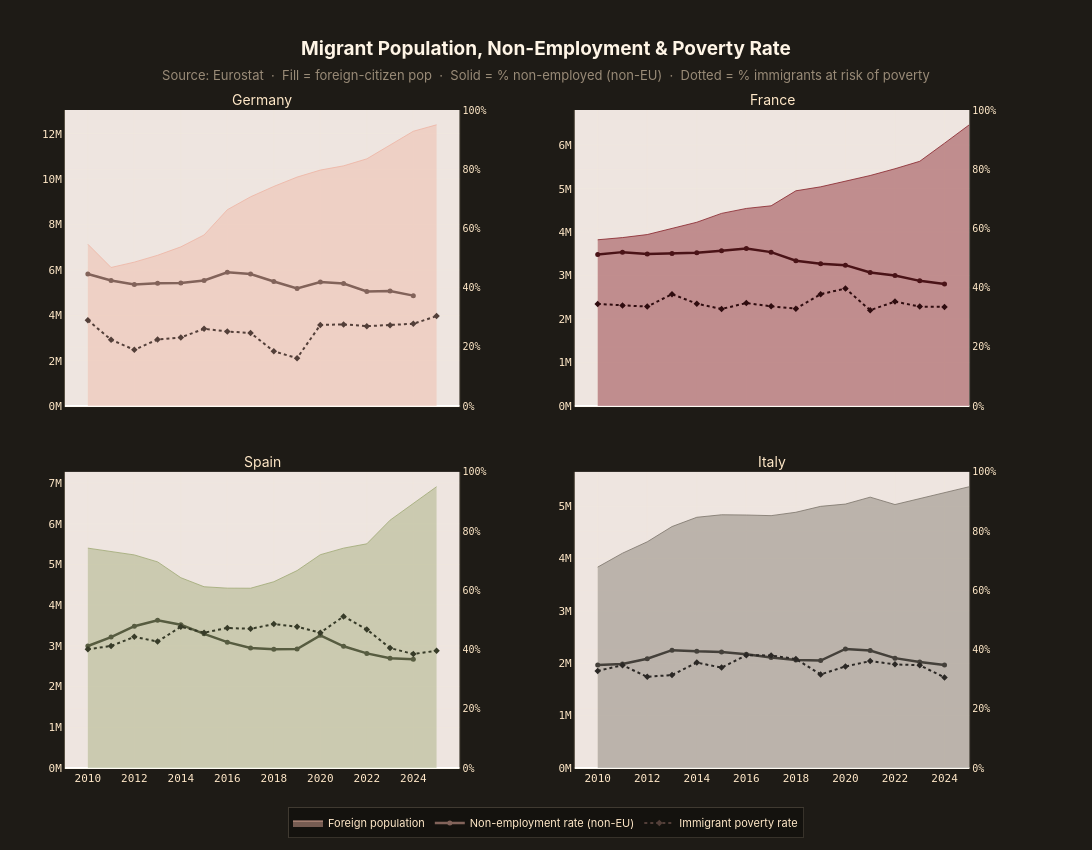

The cell this chart's notebook holds for it:
### Code cell
# ══════════════════════════════════════════════════════════════════════
# 2×2 Country Deep-Dive: Migrant Population + Non-Employment + Welfare
#   Filled area = Foreign-citizen population (millions)
#   Solid line  = Non-employment rate of non-EU citizens (100% − emp rate)
#   Dotted line = At-risk-of-poverty rate of foreign citizens (%)
#                 = % of immigrant pop at risk of poverty / receiving welfare
# ══════════════════════════════════════════════════════════════════════
from plotly.subplots import make_subplots
import plotly.graph_objects as go

FOCUS = {
    "DE": {"name": "Germany",  "color": "#EEB5A4"},  # Rose Quartz
    "FR": {"name": "France",   "color": "#88232B"},  # Crimson
    "ES": {"name": "Spain",    "color": "#9FA975"},  # Lint
    "IT": {"name": "Italy",    "color": "#7C756B"},  # Cool Gray
}
focus_codes = list(FOCUS.keys())


# ── Colour helpers ────────────────────────────────────────────────────
def hex_to_rgb(h):
    h = h.lstrip("#")
    return tuple(int(h[i:i+2], 16) for i in (0, 2, 4))

def rgba(h, alpha=1.0):
    r, g, b = hex_to_rgb(h)
    return f"rgba({r},{g},{b},{alpha})"

def shade(h, factor, alpha=1.0):
    r, g, b = hex_to_rgb(h)
    r = min(255, int(r * factor))
    g = min(255, int(g * factor))
    b = min(255, int(b * factor))
    if alpha < 1.0:
        return f"rgba({r},{g},{b},{alpha})"
    return f"rgb({r},{g},{b})"


# ══════════════════════════════════════════════════════════════════════
# Generic decoder
# ══════════════════════════════════════════════════════════════════════
def eurostat_flat(data, extra_dim=None):
    dims  = data["id"]
    sizes = data["size"]
    geo_labels = data["dimension"]["geo"]["category"]["label"]
    geo_index  = data["dimension"]["geo"]["category"]["index"]
    time_index = data["dimension"]["time"]["category"]["index"]

    extra_index, extra_labels = {}, {}
    if extra_dim:
        extra_index = data["dimension"][extra_dim]["category"]["index"]
        extra_labels = data["dimension"][extra_dim]["category"]["label"]

    def flat_idx(vec):
        idx = 0
        for i, di in enumerate(vec):
            s = 1
            for j in range(i + 1, len(sizes)):
                s *= sizes[j]
            idx += di * s
        return idx

    base = [0] * len(dims)
    rows = []
    ex_items = extra_index.items() if extra_dim else [("_", 0)]
    for ex_code, ei in ex_items:
        for geo_code, gi in geo_index.items():
            for year, ti in time_index.items():
                vec = base.copy()
                vec[dims.index("geo")]  = gi
                vec[dims.index("time")] = ti
                if extra_dim:
                    vec[dims.index(extra_dim)] = ei
                val = data["value"].get(str(flat_idx(vec)))
                if val is not None:
                    row = {"country": geo_labels[geo_code],
                           "iso2": geo_code, "year": int(year), "value": val}
                    if extra_dim:
                        row["dim_code"]  = ex_code
                        row["dim_label"] = extra_labels.get(ex_code, ex_code)
                    rows.append(row)
    return pd.DataFrame(rows)


# ══════════════════════════════════════════════════════════════════════
# 1. Foreign population stock (TOTAL − NAT)
# ══════════════════════════════════════════════════════════════════════
print("Fetching population by citizenship …")
pop_resp = requests.get(
    f"{EUROSTAT_BASE}/migr_pop1ctz",
    params={
        "format": "JSON", "lang": "en",
        "sinceTimePeriod": "2010",
        "age": "TOTAL", "sex": "T",
        "citizen": ["TOTAL", "NAT"],
        "geo": focus_codes,
    },
    timeout=30,
)
pop_resp.raise_for_status()
df_pop_raw = eurostat_flat(pop_resp.json(), extra_dim="citizen")

df_tot = (df_pop_raw[df_pop_raw.dim_code == "TOTAL"]
          [["iso2", "country", "year", "value"]]
          .rename(columns={"value": "pop_total"}))
df_nat = (df_pop_raw[df_pop_raw.dim_code == "NAT"]
          [["iso2", "year", "value"]]
          .rename(columns={"value": "pop_nat"}))
df_pop3 = df_tot.merge(df_nat, on=["iso2", "year"], how="inner")
df_pop3["pop_foreign_m"] = (df_pop3["pop_total"] - df_pop3["pop_nat"]) / 1_000_000
print(f"  ✓ {len(df_pop3)} rows  ({df_pop3.year.min()}–{df_pop3.year.max()})")


# ══════════════════════════════════════════════════════════════════════
# 2. Non-employment rate = 100% − employment rate (non-EU citizens, 20-64)
# ══════════════════════════════════════════════════════════════════════
print("Fetching non-EU employment rates …")
emp_resp = requests.get(
    f"{EUROSTAT_BASE}/lfsa_ergan",
    params={
        "format": "JSON", "lang": "en",
        "sinceTimePeriod": "2010",
        "sex": "T", "age": "Y20-64",
        "citizen": "NEU27_2020_FOR",
        "geo": focus_codes,
    },
    timeout=30,
)
emp_resp.raise_for_status()
df_emp = eurostat_flat(emp_resp.json())
df_emp = df_emp.rename(columns={"value": "emp_pct"})
df_emp["nonemp_pct"] = 100.0 - df_emp["emp_pct"]
print(f"  ✓ {len(df_emp)} rows  ({df_emp.year.min()}–{df_emp.year.max()})")


# ══════════════════════════════════════════════════════════════════════
# 3. At-risk-of-poverty rate for foreign citizens (% of immigrant pop)
#    Dataset: ilc_li31 — by citizenship, population aged 18+
# ══════════════════════════════════════════════════════════════════════
print("Fetching at-risk-of-poverty rate for foreign citizens …")
pov_resp = requests.get(
    f"{EUROSTAT_BASE}/ilc_li31",
    params={
        "format": "JSON", "lang": "en",
        "sinceTimePeriod": "2010",
        "sex": "T", "age": "Y_GE18",
        "citizen": "FOR",
        "geo": focus_codes,
    },
    timeout=30,
)
pov_resp.raise_for_status()
df_pov = eurostat_flat(pov_resp.json())
df_pov = df_pov.rename(columns={"value": "poverty_pct"})
print(f"  ✓ {len(df_pov)} rows  ({df_pov.year.min()}–{df_pov.year.max()})")


# ══════════════════════════════════════════════════════════════════════
# Build 2×2 subplots
# ══════════════════════════════════════════════════════════════════════
fig3 = make_subplots(
    rows=2, cols=2,
    shared_xaxes=True,
    vertical_spacing=0.10,
    horizontal_spacing=0.12,
    subplot_titles=[FOCUS[c]["name"] for c in focus_codes],
    specs=[[{"secondary_y": True}, {"secondary_y": True}],
           [{"secondary_y": True}, {"secondary_y": True}]],
)

for idx, iso2 in enumerate(focus_codes):
    row = idx // 2 + 1
    col = idx % 2 + 1
    base_hex = FOCUS[iso2]["color"]

    pop_s = df_pop3[df_pop3.iso2 == iso2].sort_values("year")
    emp_s = df_emp[df_emp.iso2 == iso2].sort_values("year")
    pov_s = df_pov[df_pov.iso2 == iso2].sort_values("year")

    # ── Filled area: foreign population ──────────────────────────────
    fig3.add_trace(
        go.Scatter(
            x=pop_s["year"], y=pop_s["pop_foreign_m"],
            mode="lines",
            name="Foreign population",
            line=dict(width=1, color=rgba(base_hex, 0.8)),
            fillcolor=rgba(base_hex, 0.45),
            fill="tozeroy",
            showlegend=(idx == 0),
            legendgroup="foreign",
            hovertemplate="Foreign pop: %{y:.2f}M<extra></extra>",
        ),
        row=row, col=col, secondary_y=False,
    )

    # ── Solid line: non-employment rate (darker shade) ───────────────
    if not emp_s.empty:
        fig3.add_trace(
            go.Scatter(
                x=emp_s["year"], y=emp_s["nonemp_pct"],
                mode="lines+markers",
                name="Non-employment rate (non-EU)",
                line=dict(color=shade(base_hex, 0.55), width=2.5),
                marker=dict(size=5, color=shade(base_hex, 0.55)),
                showlegend=(idx == 0),
                legendgroup="nonemp",
                hovertemplate="Non-employed: %{y:.1f}%<extra></extra>",
            ),
            row=row, col=col, secondary_y=True,
        )

    # ── Dotted line: poverty rate among immigrants (darkest shade) ────
    if not pov_s.empty:
        fig3.add_trace(
            go.Scatter(
                x=pov_s["year"], y=pov_s["poverty_pct"],
                mode="lines+markers",
                name="Immigrant poverty rate",
                line=dict(color=shade(base_hex, 0.35), width=2, dash="dot"),
                marker=dict(size=5, color=shade(base_hex, 0.35), symbol="diamond"),
                showlegend=(idx == 0),
                legendgroup="poverty",
                hovertemplate="Poverty rate: %{y:.1f}%<extra></extra>",
            ),
            row=row, col=col, secondary_y=True,
        )


# ── Layout ────────────────────────────────────────────────────────────
fig3.update_layout(
    height=850,
    width=1150,
    paper_bgcolor=PAPER_COLOR,
    plot_bgcolor=BG_COLOR,
    font=dict(color=TEXT_COLOR),
    title=dict(
        text="<b>Migrant Population, Non-Employment & Poverty Rate</b>"
             '<br><span style="font-size:13px; color:rgba(255,232,200,0.55)">'
             "Source: Eurostat  ·  Fill = foreign-citizen pop"
             "  ·  Solid = % non-employed (non-EU)"
             "  ·  Dotted = % immigrants at risk of poverty</span>",
        font=dict(color=TITLE_COLOR, size=19,
                  family="Inter, Segoe UI, sans-serif"),
        x=0.5, xanchor="center",
    ),
    legend=dict(
        bgcolor="rgba(0,0,0,0.35)",
        bordercolor="rgba(255,235,200,0.15)",
        borderwidth=1,
        font=dict(color=TEXT_COLOR, size=11,
                  family="Inter, sans-serif"),
        orientation="h",
        x=0.5, y=-0.06, xanchor="center",
    ),
    hovermode="x unified",
    margin=dict(l=65, r=65, t=110, b=70),
)

# Style x-axes
for i in range(1, 5):
    xa = f"xaxis{i}" if i > 1 else "xaxis"
    fig3.update_layout(**{xa: dict(
        gridcolor=GRID_COLOR, linecolor=LINE_COLOR,
        tickfont=dict(color=TEXT_COLOR, family="JetBrains Mono, monospace", size=11),
        dtick=2,
    )})

# Primary y (millions)
fig3.update_yaxes(
    gridcolor=GRID_COLOR, linecolor=LINE_COLOR,
    tickfont=dict(color=TEXT_COLOR, family="JetBrains Mono, monospace", size=11),
    ticksuffix="M",
    secondary_y=False,
)

# Secondary y (percentage, fixed 0–100%)
fig3.update_yaxes(
    gridcolor="rgba(255,232,200,0.06)",
    linecolor="rgba(255,232,200,0.15)",
    tickfont=dict(color=TEXT_COLOR, family="JetBrains Mono, monospace", size=10),
    ticksuffix="%",
    range=[0, 100],
    secondary_y=True,
)

# Style subplot titles
for ann in fig3.layout.annotations:
    ann.font = dict(color=TEXT_COLOR, size=14, family="Inter, sans-serif")

# ── Export ────────────────────────────────────────────────────────────
fig3.write_html("output/europe_migration_employment_welfare.html")
fig3.write_image("output/europe_migration_employment_welfare.png", scale=2)
print("Saved → output/europe_migration_employment_welfare.html  &  .png")

fig3.show()

### Figure 1 — Plotly figure (JSON) as saved in the notebook; plotly's stock layout.template omitted (floating-point values rounded to 4 significant figures)
{"data": [{"fill": "tozeroy", "fillcolor": "rgba(238,181,164,0.45)", "hovertemplate": "Foreign pop: %{y:.2f}M<extra></extra>", "legendgroup": "foreign", "line": {"color": "rgba(238,181,164,0.8)", "width": 1}, "mode": "lines", "name": "Foreign population", "showlegend": true, "type": "scatter", "x": [2010, 2011, 2012, 2013, 2014, 2015, 2016, 2017, 2018, 2019, 2020, 2021, 2022, 2023, 2024, 2025], "xaxis": "x", "y": [7.131, 6.107, 6.342, 6.644, 7.015, 7.54, 8.652, 9.22, 9.679, 10.09, 10.4, 10.59, 10.89, 11.5, 12.11, 12.39], "yaxis": "y"}, {"hovertemplate": "Non-employed: %{y:.1f}%<extra></extra>", "legendgroup": "nonemp", "line": {"color": "rgb(130,99,90)", "width": 2.5}, "marker": {"color": "rgb(130,99,90)", "size": 5}, "mode": "lines+markers", "name": "Non-employment rate (non-EU)", "showlegend": true, "type": "scatter", "x": [2010, 2011, 2012, 2013, 2014, 2015, 2016, 2017, 2018, 2019, 2020, 2021, 2022, 2023, 2024], "xaxis": "x", "y": [44.6, 42.4, 41.1, 41.5, 41.6, 42.4, 45.2, 44.6, 42.1, 39.7, 41.9, 41.4, 38.7, 38.9, 37.3], "yaxis": "y2"}, {"hovertemplate": "Poverty rate: %{y:.1f}%<extra></extra>", "legendgroup": "poverty", "line": {"color": "rgb(83,63,57)", "dash": "dot", "width": 2}, "marker": {"color": "rgb(83,63,57)", "size": 5, "symbol": "diamond"}, "mode": "lines+markers", "name": "Immigrant poverty rate", "showlegend": true, "type": "scatter", "x": [2010, 2011, 2012, 2013, 2014, 2015, 2016, 2017, 2018, 2019, 2020, 2021, 2022, 2023, 2024, 2025], "xaxis": "x", "y": [29.0, 22.4, 19.0, 22.5, 23.2, 26.1, 25.2, 24.7, 18.5, 16.2, 27.4, 27.6, 27.0, 27.3, 27.8, 30.4], "yaxis": "y2"}, {"fill": "tozeroy", "fillcolor": "rgba(136,35,43,0.45)", "hovertemplate": "Foreign pop: %{y:.2f}M<extra></extra>", "legendgroup": "foreign", "line": {"color": "rgba(136,35,43,0.8)", "width": 1}, "mode": "lines", "name": "Foreign population", "showlegend": false, "type": "scatter", "x": [2010, 2011, 2012, 2013, 2014, 2015, 2016, 2017, 2018, 2019, 2020, 2021, 2022, 2023, 2024, 2025], "xaxis": "x2", "y": [3.825, 3.875, 3.945, 4.092, 4.227, 4.431, 4.545, 4.606, 4.951, 5.042, 5.174, 5.303, 5.458, 5.629, 6.045, 6.468], "yaxis": "y3"}, {"hovertemplate": "Non-employed: %{y:.1f}%<extra></extra>", "legendgroup": "nonemp", "line": {"color": "rgb(74,19,23)", "width": 2.5}, "marker": {"color": "rgb(74,19,23)", "size": 5}, "mode": "lines+markers", "name": "Non-employment rate (non-EU)", "showlegend": false, "type": "scatter", "x": [2010, 2011, 2012, 2013, 2014, 2015, 2016, 2017, 2018, 2019, 2020, 2021, 2022, 2023, 2024], "xaxis": "x2", "y": [51.2, 52.0, 51.4, 51.5, 51.8, 52.5, 53.2, 52.0, 49.1, 48.1, 47.6, 45.1, 44.1, 42.3, 41.2], "yaxis": "y4"}, {"hovertemplate": "Poverty rate: %{y:.1f}%<extra></extra>", "legendgroup": "poverty", "line": {"color": "rgb(47,12,15)", "dash": "dot", "width": 2}, "marker": {"color": "rgb(47,12,15)", "size": 5, "symbol": "diamond"}, "mode": "lines+markers", "name": "Immigrant poverty rate", "showlegend": false, "type": "scatter", "x": [2010, 2011, 2012, 2013, 2014, 2015, 2016, 2017, 2018, 2019, 2020, 2021, 2022, 2023, 2024], "xaxis": "x2", "y": [34.5, 34.0, 33.6, 37.8, 34.6, 32.8, 34.8, 33.7, 32.9, 37.8, 39.7, 32.4, 35.3, 33.6, 33.5], "yaxis": "y4"}, {"fill": "tozeroy", "fillcolor": "rgba(159,169,117,0.45)", "hovertemplate": "Foreign pop: %{y:.2f}M<extra></extra>", "legendgroup": "foreign", "line": {"color": "rgba(159,169,117,0.8)", "width": 1}, "mode": "lines", "name": "Foreign population", "showlegend": false, "type": "scatter", "x": [2010, 2011, 2012, 2013, 2014, 2015, 2016, 2017, 2018, 2019, 2020, 2021, 2022, 2023, 2024, 2025], "xaxis": "x3", "y": [5.403, 5.312, 5.236, 5.065, 4.676, 4.454, 4.419, 4.418, 4.577, 4.851, 5.241, 5.403, 5.509, 6.09, 6.502, 6.912], "yaxis": "y5"}, {"hovertemplate": "Non-employed: %{y:.1f}%<extra></extra>", "legendgroup": "nonemp", "line": {"color": "rgb(87,92,64)", "width": 2.5}, "marker": {"color": "rgb(87,92,64)", "size": 5}, "mode": "lines+markers", "name": "Non-employment rate (non-EU)", "showlegend": false, "type": "scatter", "x": [2010, 2011, 2012, 2013, 2014, 2015, 2016, 2017, 2018, 2019, 2020, 2021, 2022, 2023, 2024], "xaxis": "x3", "y": [41.2, 44.2, 47.9, 49.9, 48.4, 45.3, 42.5, 40.5, 40.1, 40.2, 44.8, 41.1, 38.7, 37.1, 36.7], "yaxis": "y6"}, {"hovertemplate": "Poverty rate: %{y:.1f}%<extra></extra>", "legendgroup": "poverty", "line": {"color": "rgb(55,59,40)", "dash": "dot", "width": 2}, "marker": {"color": "rgb(55,59,40)", "size": 5, "symbol": "diamond"}, "mode": "lines+markers", "name": "Immigrant poverty rate", "showlegend": false, "type": "scatter", "x": [2010, 2011, 2012, 2013, 2014, 2015, 2016, 2017, 2018, 2019, 2020, 2021, 2022, 2023, 2024, 2025], "xaxis": "x3", "y": [40.1, 41.2, 44.3, 42.7, 47.7, 45.7, 47.3, 47.0, 48.6, 47.7, 45.7, 51.2, 46.8, 40.5, 38.5, 39.6], "yaxis": "y6"}, {"fill": "tozeroy", "fillcolor": "rgba(124,117,107,0.45)", "hovertemplate": "Foreign pop: %{y:.2f}M<extra></extra>", "legendgroup": "foreign", "line": {"color": "rgba(124,117,107,0.8)", "width": 1}, "mode": "lines", "name": "Foreign population", "showlegend": false, "type": "scatter", "x": [2010, 2011, 2012, 2013, 2014, 2015, 2016, 2017, 2018, 2019, 2020, 2021, 2022, 2023, 2024, 2025], "xaxis": "x4", "y": [3.836, 4.101, 4.319, 4.61, 4.787, 4.835, 4.831, 4.819, 4.883, 4.996, 5.04, 5.172, 5.031, 5.141, 5.254, 5.371], "yaxis": "y7"}, {"hovertemplate": "Non-employed: %{y:.1f}%<extra></extra>", "legendgroup": "nonemp", "line": {"color": "rgb(68,64,58)", "width": 2.5}, "marker": {"color": "rgb(68,64,58)", "size": 5}, "mode": "lines+markers", "name": "Non-employment rate (non-EU)", "showlegend": false, "type": "scatter", "x": [2010, 2011, 2012, 2013, 2014, 2015, 2016, 2017, 2018, 2019, 2020, 2021, 2022, 2023, 2024], "xaxis": "x4", "y": [34.8, 35.1, 36.9, 39.8, 39.4, 39.2, 38.4, 37.3, 36.5, 36.3, 40.2, 39.7, 37.1, 35.8, 34.8], "yaxis": "y8"}, {"hovertemplate": "Poverty rate: %{y:.1f}%<extra></extra>", "legendgroup": "poverty", "line": {"color": "rgb(43,40,37)", "dash": "dot", "width": 2}, "marker": {"color": "rgb(43,40,37)", "size": 5, "symbol": "diamond"}, "mode": "lines+markers", "name": "Immigrant poverty rate", "showlegend": false, "type": "scatter", "x": [2010, 2011, 2012, 2013, 2014, 2015, 2016, 2017, 2018, 2019, 2020, 2021, 2022, 2023, 2024], "xaxis": "x4", "y": [32.8, 34.7, 30.8, 31.4, 35.6, 33.9, 38.1, 38.0, 36.8, 31.6, 34.3, 36.1, 35.0, 34.7, 30.6], "yaxis": "y8"}], "layout": {"annotations": [{"font": {"color": "#FFE8C8", "family": "Inter, sans-serif", "size": 14}, "showarrow": false, "text": "Germany", "x": 0.205, "xanchor": "center", "xref": "paper", "y": 1, "yanchor": "bottom", "yref": "paper"}, {"font": {"color": "#FFE8C8", "family": "Inter, sans-serif", "size": 14}, "showarrow": false, "text": "France", "x": 0.735, "xanchor": "center", "xref": "paper", "y": 1, "yanchor": "bottom", "yref": "paper"}, {"font": {"color": "#FFE8C8", "family": "Inter, sans-serif", "size": 14}, "showarrow": false, "text": "Spain", "x": 0.205, "xanchor": "center", "xref": "paper", "y": 0.45, "yanchor": "bottom", "yref": "paper"}, {"font": {"color": "#FFE8C8", "family": "Inter, sans-serif", "size": 14}, "showarrow": false, "text": "Italy", "x": 0.735, "xanchor": "center", "xref": "paper", "y": 0.45, "yanchor": "bottom", "yref": "paper"}], "font": {"color": "#FFE8C8"}, "height": 850, "hovermode": "x unified", "legend": {"bgcolor": "rgba(0,0,0,0.35)", "bordercolor": "rgba(255,235,200,0.15)", "borderwidth": 1, "font": {"color": "#FFE8C8", "family": "Inter, sans-serif", "size": 11}, "orientation": "h", "x": 0.5, "xanchor": "center", "y": -0.06}, "margin": {"b": 70, "l": 65, "r": 65, "t": 110}, "paper_bgcolor": "#1E1B16", "plot_bgcolor": "#EEE5E0", "title": {"font": {"color": "#FFF5E6", "family": "Inter, Segoe UI, sans-serif", "size": 19}, "text": "<b>Migrant Population, Non-Employment & Poverty Rate</b><br><span style=\"font-size:13px; color:rgba(255,232,200,0.55)\">Source: Eurostat  ·  Fill = foreign-citizen pop  ·  Solid = % non-employed (non-EU)  ·  Dotted = % immigrants at risk of poverty</span>", "x": 0.5, "xanchor": "center"}, "width": 1150, "xaxis": {"anchor": "y", "domain": [0, 0.41], "dtick": 2, "gridcolor": "rgba(255, 235, 200, 0.08)", "linecolor": "rgba(255, 235, 200, 0.25)", "matches": "x3", "showticklabels": false, "tickfont": {"color": "#FFE8C8", "family": "JetBrains Mono, monospace", "size": 11}}, "xaxis2": {"anchor": "y3", "domain": [0.53, 0.94], "dtick": 2, "gridcolor": "rgba(255, 235, 200, 0.08)", "linecolor": "rgba(255, 235, 200, 0.25)", "matches": "x4", "showticklabels": false, "tickfont": {"color": "#FFE8C8", "family": "JetBrains Mono, monospace", "size": 11}}, "xaxis3": {"anchor": "y5", "domain": [0, 0.41], "dtick": 2, "gridcolor": "rgba(255, 235, 200, 0.08)", "linecolor": "rgba(255, 235, 200, 0.25)", "tickfont": {"color": "#FFE8C8", "family": "JetBrains Mono, monospace", "size": 11}}, "xaxis4": {"anchor": "y7", "domain": [0.53, 0.94], "dtick": 2, "gridcolor": "rgba(255, 235, 200, 0.08)", "linecolor": "rgba(255, 235, 200, 0.25)", "tickfont": {"color": "#FFE8C8", "family": "JetBrains Mono, monospace", "size": 11}}, "yaxis": {"anchor": "x", "domain": [0.55, 1], "gridcolor": "rgba(255, 235, 200, 0.08)", "linecolor": "rgba(255, 235, 200, 0.25)", "tickfont": {"color": "#FFE8C8", "family": "JetBrains Mono, monospace", "size": 11}, "ticksuffix": "M"}, "yaxis2": {"anchor": "x", "gridcolor": "rgba(255,232,200,0.06)", "linecolor": "rgba(255,232,200,0.15)", "overlaying": "y", "range": [0, 100], "side": "right", "tickfont": {"color": "#FFE8C8", "family": "JetBrains Mono, monospace", "size": 10}, "ticksuffix": "%"}, "yaxis3": {"anchor": "x2", "domain": [0.55, 1], "gridcolor": "rgba(255, 235, 200, 0.08)", "linecolor": "rgba(255, 235, 200, 0.25)", "tickfont": {"color": "#FFE8C8", "family": "JetBrains Mono, monospace", "size": 11}, "ticksuffix": "M"}, "yaxis4": {"anchor": "x2", "gridcolor": "rgba(255,232,200,0.06)", "linecolor": "rgba(255,232,200,0.15)", "overlaying": "y3", "range": [0, 100], "side": "right", "tickfont": {"color": "#FFE8C8", "family": "JetBrains Mono, monospace", "size": 10}, "ticksuffix": "%"}, "yaxis5": {"anchor": "x3", "domain": [0, 0.45], "gridcolor": "rgba(255, 235, 200, 0.08)", "linecolor": "rgba(255, 235, 200, 0.25)", "tickfont": {"color": "#FFE8C8", "family": "JetBrains Mono, monospace", "size": 11}, "ticksuffix": "M"}, "yaxis6": {"anchor": "x3", "gridcolor": "rgba(255,232,200,0.06)", "linecolor": "rgba(255,232,200,0.15)", "overlaying": "y5", "range": [0, 100], "side": "right", "tickfont": {"color": "#FFE8C8", "family": "JetBrains Mono, monospace", "size": 10}, "ticksuffix": "%"}, "yaxis7": {"anchor": "x4", "domain": [0, 0.45], "gridcolor": "rgba(255, 235, 200, 0.08)", "linecolor": "rgba(255, 235, 200, 0.25)", "tickfont": {"color": "#FFE8C8", "family": "JetBrains Mono, monospace", "size": 11}, "ticksuffix": "M"}, "yaxis8": {"anchor": "x4", "gridcolor": "rgba(255,232,200,0.06)", "linecolor": "rgba(255,232,200,0.15)", "overlaying": "y7", "range": [0, 100], "side": "right", "tickfont": {"color": "#FFE8C8", "family": "JetBrains Mono, monospace", "size": 10}, "ticksuffix": "%"}}}
